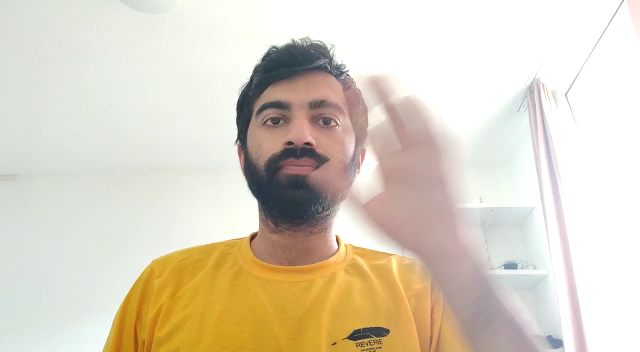
#> input picture frame 17 of flow3.mp4, 640 x 352 px
$ python optical_flow.py
#> lines starting #> are read from the running program, lines starting #| are printed output that depends on the picture
import cv2 as cv
import numpy as np

# Parameters for Shi-Tomasi corner detection
feature_params = dict(maxCorners = 300, qualityLevel = 0.2, minDistance = 10, blockSize = 10)
# Parameters for Lucas-Kanade optical flow
lk_params = dict(winSize = (15,15), maxLevel = 2, criteria = (cv.TERM_CRITERIA_EPS | cv.TERM_CRITERIA_COUNT, 10, 0.03))
# The video feed is read in as a VideoCapture object
cap = cv.VideoCapture("flow3.mp4")
# Variable for color to draw optical flow track
color = (0, 255, 0)
# ret = a boolean return value from getting the frame, first_frame = the first frame in the entire video sequence
ret, first_frame = cap.read()
#> first_frame is the input picture: shape (352, 640, 3); mean B, G, R 193.1, 211.1, 220.8
# Converts frame to grayscale because we only need the luminance channel for detecting edges - less computationally expensive
prev_gray = cv.cvtColor(first_frame, cv.COLOR_BGR2GRAY)
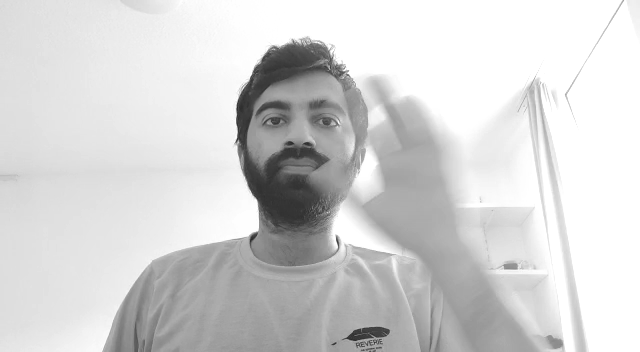
#> prev_gray: shape (352, 640); min 42, max 255, mean 211.9
# Finds the strongest corners in the first frame by Shi-Tomasi method - we will track the optical flow for these corners
# https://docs.opencv.org/3.0-beta/modules/imgproc/doc/feature_detection.html#goodfeaturestotrack
prev = cv.goodFeaturesToTrack(prev_gray, mask = None, **feature_params)
#> prev = 27 rows, first 8: [345, 71], [257, 229], [337, 61], [386, 332], [333, 123], [351, 336], [371, 347], [296, 42]
# Creates an image filled with zero intensities with the same dimensions as the frame - for later drawing purposes
mask = np.zeros_like(first_frame)

while(cap.isOpened()):
   # ret = a boolean return value from getting the frame, frame = the current frame being projected in the video
   ret, frame = cap.read()
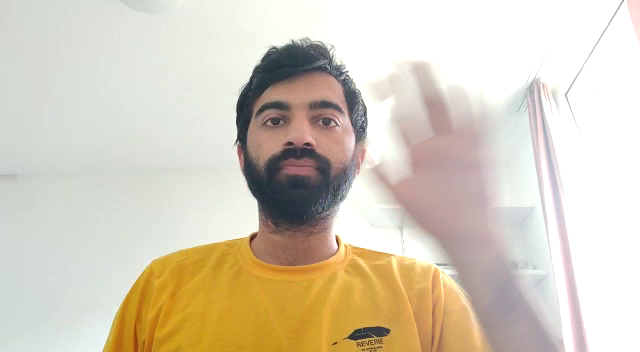
#> input picture frame 18 of flow3.mp4, 640 x 352 px
#> frame is the input picture: shape (352, 640, 3); mean B, G, R 187.4, 205.6, 215.2
   # Converts each frame to grayscale - we previously only converted the first frame to grayscale
   gray = cv.cvtColor(frame, cv.COLOR_BGR2GRAY)
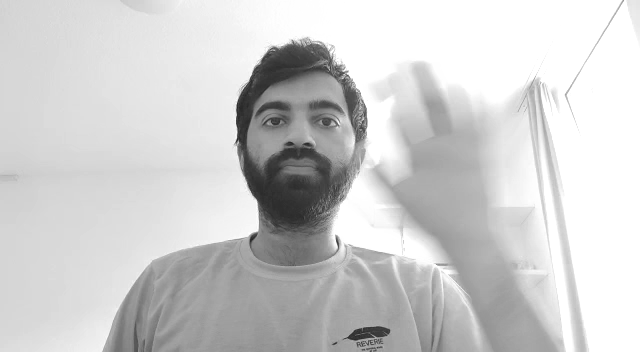
#> gray: shape (352, 640); min 39, max 255, mean 206.3
   # Calculates sparse optical flow by Lucas-Kanade method
   # https://docs.opencv.org/3.0-beta/modules/video/doc/motion_analysis_and_object_tracking.html#calcopticalflowpyrlk
   next, status, error = cv.calcOpticalFlowPyrLK(prev_gray, gray, prev, None, **lk_params)
#> next = 27 rows, first 8: [344.7, 71.47], [256.7, 229.2], [336.7, 61.36], [386.6, 331.7], [332.9, 123.4], [351.7, 335.6], [371.7, 346.5], [295.6, 42.29]; status = 27 values from 1 to 1; error = 27 values, max 29.14 at index 12, min 3.7 at index 19, mean 10.45
   # Selects good feature points for previous position
   good_old = prev[status == 1]
#> good_old = 27 pairs, first value 238 to 559, second value 42 to 348
   # Selects good feature points for next position
   good_new = next[status == 1]
#> good_new = 27 pairs, first value 237.7 to 558, second value 42.29 to 347.9
   # Draws the optical flow tracks
   for i, (new, old) in enumerate(zip(good_new, good_old)):
       # Returns a contiguous flattened array as (x, y) coordinates for new point
       a, b = new.ravel()
       # Returns a contiguous flattened array as (x, y) coordinates for old point
       c, d = old.ravel()
       # Draws line between new and old position with green color and 2 thickness
       mask = cv.line(mask, (a, b), (c, d), color, 2)
       # Draws filled circle (thickness of -1) at new position with green color and radius of 3
       frame = cv.circle(frame, (a, b), 3, color, -1)
#> this loop made 27 passes
#> (a, b, c, d) on passes 1 to 12: (344.7, 71.47, 345, 71), (256.7, 229.2, 257, 229), (336.7, 61.36, 337, 61), (386.6, 331.7, 386, 332), (332.9, 123.4, 333, 123), (351.7, 335.6, 351, 336), (371.7, 346.5, 371, 347), (295.6, 42.29, 296, 42), (271.7, 49.45, 272, 49), (244.8, 241.3, 245, 241), (268.9, 122.5, 269, 122), (360.6, 347.5, 360, 348)
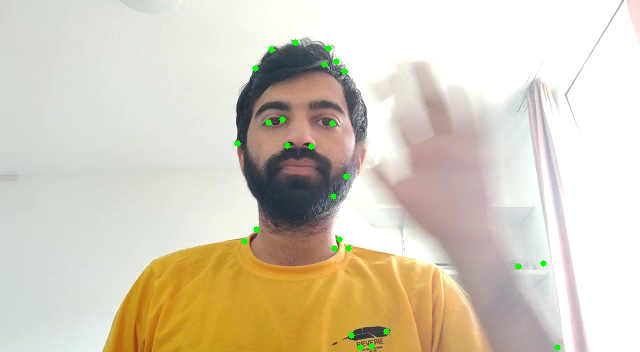
#> frame: shape (352, 640, 3); mean B, G, R 186.9, 205.9, 214.6
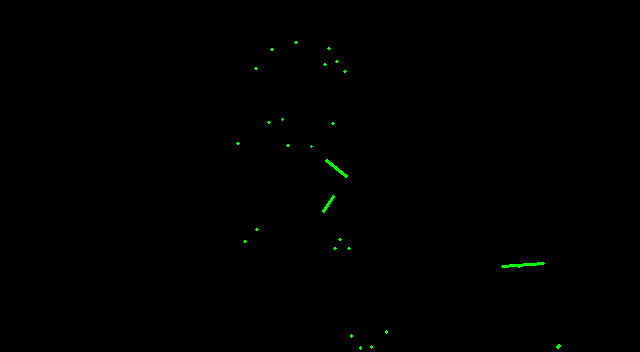
#> mask: shape (352, 640, 3); mean of channels 0, 1, 2 0, 0.5, 0; drawn as B, G, R
   # Overlays the optical flow tracks on the original frame
   output = cv.add(frame, mask)
   # Updates previous frame
   prev_gray = gray.copy()
   # Updates previous good feature points
   prev = good_new.reshape(-1, 1, 2)
#> prev has the same summary as next
   # Opens a new window and displays the output frame
   cv.imshow("sparse optical flow", output)
   # Frames are read by intervals of 10 milliseconds. The programs breaks out of the while loop when the user presses the 'q' key
   if cv.waitKey(10) & 0xFF == ord('q'):
#> (key q is pressed here)
       break
# The following frees up resources and closes all windows
cap.release()
cv.destroyAllWindows()
